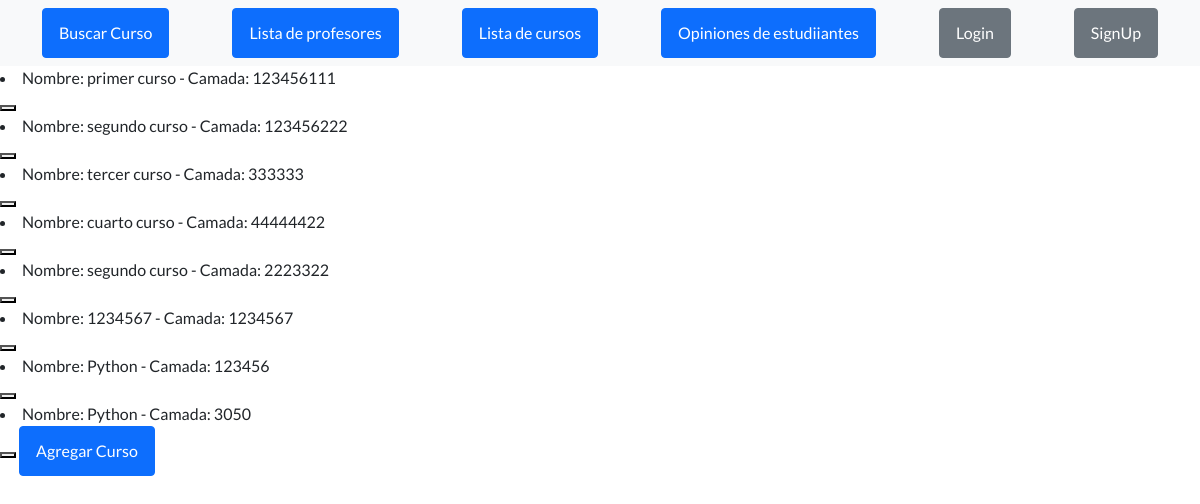
Page /mostrar_cursos/ on the committed database.
### appCoder/models.py (models this page shows)
class Curso(models.Model):
    nombre=models.CharField(max_length=40)
    camada=models.IntegerField()
    def __str__(self) -> str:
        return f' Nombre: {self.nombre} - Camada: {self.camada} '

### appCoder/views.py (the view)
# urls.py: path('mostrar_cursos/', mostrar_cursos, name='mostrar_cursos'),
def mostrar_cursos(request):
      cursos= Curso.objects.all()
      context = {'cursos': cursos}
      return render(request, 'mostrar_cursos.html', context=context)

### appCoder/templates/mostrar_cursos.html (shortened to what this page needs)
{% extends "index.html" %}
{%load static %}
{% block codigoDinamico %}
<body>
    {% for p in cursos %}
        <li>{{ p }}</li>
        <button>
         </button>
    {% endfor %}
</body>
<a class="btn btn-primary" href="{% url 'cursos' %}"> Agregar Curso </a>
{% endblock %}

### rows in the picture
Curso: nombre+camada "Nombre: primer curso - Camada: 123456111"
Curso: nombre+camada "Nombre: segundo curso - Camada: 123456222"
Curso: nombre+camada "Nombre: tercer curso - Camada: 333333"
Curso: nombre+camada "Nombre: cuarto curso - Camada: 44444422"
Curso: nombre+camada "Nombre: segundo curso - Camada: 2223322"
Curso: nombre+camada "Nombre: 1234567 - Camada: 1234567"
Curso: nombre+camada "Nombre: Python - Camada: 123456"
Curso: nombre+camada "Nombre: Python - Camada: 3050"
